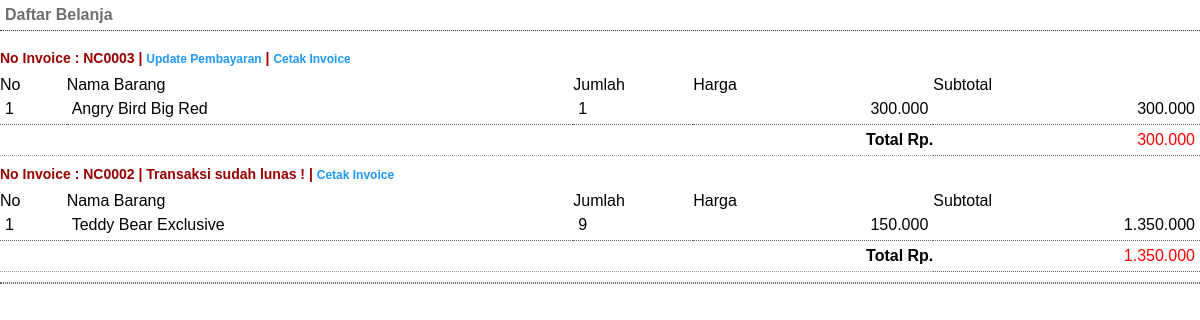
The app's page /paymentkonfirm.php (signed in) with its own data.
### tables this page shows
CREATE TABLE IF NOT EXISTS `pesan` (
  `id_pesan` varchar(6) NOT NULL,
  `id_user` int(5) NOT NULL,
  `status_pesan` enum('LUNAS','PESAN') NOT NULL,
  `total_harga` double NOT NULL,
  `tanggal_pesan` date NOT NULL,
  PRIMARY KEY (`id_pesan`)
);

CREATE TABLE IF NOT EXISTS `katalog` (
  `id` int(5) NOT NULL AUTO_INCREMENT,
  `kode_barang` varchar(20) NOT NULL,
  `nama_barang` text NOT NULL,
  `stok` int(5) NOT NULL,
  `harga` int(10) NOT NULL,
  `file` text NOT NULL,
  `best` tinyint(1) NOT NULL,
  `kategori` varchar(50) NOT NULL,
  `deskripsi` text NOT NULL,
  PRIMARY KEY (`id`)
);

CREATE TABLE IF NOT EXISTS `pesan_detail` (
  `id_pesan` varchar(6) NOT NULL,
  `id_barang` int(5) NOT NULL,
  `jumlah` int(10) NOT NULL,
  `harga` double NOT NULL,
  KEY `id_pesan` (`id_pesan`)
);

### paymentkonfirm.php (the view, shortened to what this page needs)
<link href="style/style.css" rel="stylesheet" type="text/css" />
<link href="style/core.css" rel="stylesheet" type="text/css" />
<div class="box">
	<span class="head2">Daftar Belanja</span><br/>
	<?php
		function format_rupiah($angka){
			$rupiah = number_format($angka,0,',','.');
			return $rupiah;
		}
		$sql = mysql_query('select * from pesan where id_user="'.$_SESSION['id'].'" ');
		while($data = mysql_fetch_array($sql)) {
		$total_rp =  format_rupiah($data['total_harga'])
	?>
	<div class="head3">
		No Invoice : <?=$data['id_pesan']?>
		|
		<?php if($data['status_pesan'] == "LUNAS") {
			echo "Transaksi sudah lunas !";
		} else { ?>
			<a href="#" onClick="getXhrKonfirmasiID('<?=$data['id_pesan']?>')" class="text-bq">Update Pembayaran</a>
		<?php } ?>
		|
		<a href="cetakinvoice.php?id=<?=$data['id_pesan']?>" target="_blank" class="text-bq">Cetak Invoice</a>
	<br/>
	<span class="isi">
	<table width="100%" border="0" cellspacing="0" cellpadding="0">
		<tr>
			<td width="5%">No</td>
			<td width="38%">Nama Barang</td>
			<td width="9%">Jumlah</td>
			<td width="18%">Harga</td>
			<td width="20%">Subtotal</td>
		</tr>
		<?php
			$no=1;
			$sql2 = mysql_query("SELECT
				pesan_detail.id_pesan,
				pesan_detail.id_barang,
				pesan_detail.jumlah,
				pesan_detail.harga,
				katalog.nama_barang
				FROM
				katalog
				INNER JOIN pesan_detail
				ON katalog.id = pesan_detail.id_barang where id_pesan='$data[id_pesan]' ");
			while($data2=mysql_fetch_array($sql2)){
			$subtotal		= $data2['harga'] * $data2['jumlah'];
			$subtotal_rp	= format_rupiah($subtotal);
			$harga_rp		= format_rupiah($data2['harga']);
		?>
		<tr>
			<td valign="top" class="cart"><?=$no?></td>
			<td valign="top" class="cart"><?=$data2['nama_barang']?></td>
			<td valign="top" class="cart"><?=$data2['jumlah']?></td>
			<td align="right" valign="top" class="cart"><?=$harga_rp?></td>
			<td align="right" valign="top" class="cart"><?=$subtotal_rp?></td>
		</tr>
		<?php $no++; } ?>
		<tr>
			<td colspan="4" class="total">Total Rp.</td>
			<td align="right" class="cart"><font color="#FF0000"><?=$total_rp?></font></td>
		</tr>
	</table>
	</span>
	<?php } ?>
</div>

### style/style.css (style rules this page uses)
.box { padding: 0px; display: block; margin-top: 0px; margin-right: 0px; margin-bottom: 15px; margin-left: 0px; }
.box .head2 { font-family:Verdana, Arial, Helvetica, sans-serif; font-size: 16px; line-height: 30px; font-weight: bold; color:#6E6E6E; margin: 0px; display: block; padding-top: 0px; padding-right: 5px; padding-bottom: 0px; padding-left: 5px; border-bottom-width: 1px; border-bottom-style: dotted; border-bottom-color: #333; }
.box .head3 { display: block; font-family:Verdana, Arial, Helvetica, sans-serif; font-size: 14px; font-weight: bold; color: #900; margin-top: 5px; border-bottom-width: 1px; border-bottom-style: dotted; border-bottom-color: #666; }
.box .head3 a { text-decoration: none; color: #2098FA; }
.box .isi { font-family:Verdana, Arial, Helvetica, sans-serif; display: block; font-size: 12px; line-height: 18px; margin-top: 10px; margin-bottom: 10px; }
.box .isi table tr td.cart { line-height: 30px; padding-right: 5px; padding-left: 5px; border-bottom-width: 1px; border-bottom-style: dotted; border-bottom-color: #666; }
.box .isi table tr td.total { font-family:Verdana, Arial, Helvetica, sans-serif; font-weight: bold; text-align: right; line-height: 30px; border-bottom-width: 1px; border-bottom-style: dotted; border-bottom-color: #999; }

### style/core.css (style rules this page uses)
.text-bq { font-family:Verdana, Arial, Helvetica, sans-serif; font-size:12px; color:#333333; font-weight:bold; text-decoration:none; }

### records on screen
pesan: id_pesan "NC0003", total_harga "300.000"
katalog: nama_barang "Angry Bird Big Red", pesan_detail.jumlah "1", pesan_detail.harga "300.000", pesan_detail.harga+jumlah "300.000"
pesan: id_pesan "NC0002", status_pesan "Transaksi sudah lunas !", total_harga "1.350.000"
katalog: nama_barang "Teddy Bear Exclusive", pesan_detail.jumlah "9", pesan_detail.harga "150.000", pesan_detail.harga+jumlah "1.350.000"
